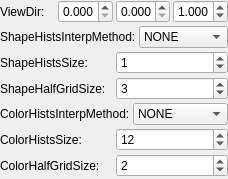
             <widget class="QWidget" name="scrollAreaWidgetContents_2">
              <property name="geometry">
               <rect>
                <x>0</x>
                <y>0</y>
                <width>228</width>
                <height>179</height>
               </rect>
              </property>
              <layout class="QVBoxLayout" name="verticalLayout_8">
               <property name="spacing">
                <number>3</number>
               </property>
               <property name="leftMargin">
                <number>0</number>
               </property>
               <property name="topMargin">
                <number>0</number>
               </property>
               <property name="rightMargin">
                <number>0</number>
               </property>
               <property name="bottomMargin">
                <number>0</number>
               </property>
               <item>
                <layout class="QHBoxLayout" name="horizontalLayout_11">
                 <property name="spacing">
                  <number>3</number>
                 </property>
                 <property name="topMargin">
                  <number>0</number>
                 </property>
                 <property name="bottomMargin">
                  <number>0</number>
                 </property>
                 <item>
                  <widget class="QLabel" name="label_10">
                   <property name="text">
                    <string>ViewDir: </string>
                   </property>
                  </widget>
                 </item>
                 <item>
                  <widget class="QDoubleSpinBox" name="dspin_vx2">
                   <property name="sizePolicy">
                    <sizepolicy hsizetype="Ignored" vsizetype="Fixed">
                     <horstretch>0</horstretch>
                     <verstretch>0</verstretch>
                    </sizepolicy>
                   </property>
                   <property name="decimals">
                    <number>3</number>
                   </property>
                   <property name="maximum">
                    <double>99999.000000000000000</double>
                   </property>
                  </widget>
                 </item>
                 <item>
                  <widget class="QDoubleSpinBox" name="dspin_vy2">
                   <property name="sizePolicy">
                    <sizepolicy hsizetype="Ignored" vsizetype="Fixed">
                     <horstretch>0</horstretch>
                     <verstretch>0</verstretch>
                    </sizepolicy>
                   </property>
                   <property name="decimals">
                    <number>3</number>
                   </property>
                   <property name="maximum">
                    <double>99999.000000000000000</double>
                   </property>
                  </widget>
                 </item>
                 <item>
                  <widget class="QDoubleSpinBox" name="dspin_vz2">
                   <property name="sizePolicy">
                    <sizepolicy hsizetype="Ignored" vsizetype="Fixed">
                     <horstretch>0</horstretch>
                     <verstretch>0</verstretch>
                    </sizepolicy>
                   </property>
                   <property name="decimals">
                    <number>3</number>
                   </property>
                   <property name="maximum">
                    <double>99999.000000000000000</double>
                   </property>
                   <property name="value">
                    <double>1.000000000000000</double>
                   </property>
                  </widget>
                 </item>
                </layout>
               </item>
               <item>
                <layout class="QHBoxLayout" name="horizontalLayout_14">
                 <item>
                  <widget class="QLabel" name="label_13">
                   <property name="text">
                    <string>ShapeHistsInterpMethod:</string>
                   </property>
                  </widget>
                 </item>
                 <item>
                  <widget class="QComboBox" name="cbox_interp2">
                   <property name="sizePolicy">
                    <sizepolicy hsizetype="Ignored" vsizetype="Fixed">
                     <horstretch>0</horstretch>
                     <verstretch>0</verstretch>
                    </sizepolicy>
                   </property>
                   <item>
                    <property name="text">
                     <string>NONE</string>
                    </property>
                   </item>
                   <item>
                    <property name="text">
                     <string>TRILINEAR</string>
                    </property>
                   </item>
                   <item>
                    <property name="text">
                     <string>QUADRILINEAR</string>
                    </property>
                   </item>
                  </widget>
                 </item>
                </layout>
               </item>
               <item>
                <layout class="QHBoxLayout" name="horizontalLayout_15">
                 <item>
                  <widget class="QLabel" name="label_14">
                   <property name="text">
                    <string>ShapeHistsSize: </string>
                   </property>
                  </widget>
                 </item>
                 <item>
                  <widget class="QSpinBox" name="spin_shs2">
                   <property name="maximum">
                    <number>99999</number>
                   </property>
                   <property name="value">
                    <number>1</number>
                   </property>
                  </widget>
                 </item>
                </layout>
               </item>
               <item>
                <layout class="QHBoxLayout" name="horizontalLayout_16">
                 <item>
                  <widget class="QLabel" name="label_15">
                   <property name="text">
                    <string>ShapeHalfGridSize: </string>
                   </property>
                  </widget>
                 </item>
                 <item>
                  <widget class="QSpinBox" name="spin_shgs2">
                   <property name="maximum">
                    <number>99999</number>
                   </property>
                   <property name="value">
                    <number>3</number>
                   </property>
                  </widget>
                 </item>
                </layout>
               </item>
               <item>
                <layout class="QHBoxLayout" name="horizontalLayout_17">
                 <item>
                  <widget class="QLabel" name="label_16">
                   <property name="text">
                    <string>ColorHistsInterpMethod:</string>
                   </property>
                  </widget>
                 </item>
                 <item>
                  <widget class="QComboBox" name="cbox_cinterp">
                   <property name="sizePolicy">
                    <sizepolicy hsizetype="Ignored" vsizetype="Fixed">
                     <horstretch>0</horstretch>
                     <verstretch>0</verstretch>
                    </sizepolicy>
                   </property>
                   <item>
                    <property name="text">
                     <string>NONE</string>
                    </property>
                   </item>
                   <item>
                    <property name="text">
                     <string>TRILINEAR</string>
                    </property>
                   </item>
                   <item>
                    <property name="text">
                     <string>QUADRILINEAR</string>
                    </property>
                   </item>
                  </widget>
                 </item>
                </layout>
               </item>
               <item>
                <layout class="QHBoxLayout" name="horizontalLayout_18">
                 <item>
                  <widget class="QLabel" name="label_17">
                   <property name="text">
                    <string>ColorHistsSize: </string>
                   </property>
                  </widget>
                 </item>
                 <item>
                  <widget class="QSpinBox" name="spin_chs">
                   <property name="maximum">
                    <number>99999</number>
                   </property>
                   <property name="value">
                    <number>12</number>
                   </property>
                  </widget>
                 </item>
                </layout>
               </item>
               <item>
                <layout class="QHBoxLayout" name="horizontalLayout_19">
                 <item>
                  <widget class="QLabel" name="label_18">
                   <property name="text">
                    <string>ColorHalfGridSize: </string>
                   </property>
                  </widget>
                 </item>
                 <item>
                  <widget class="QSpinBox" name="spin_chgs">
                   <property name="maximum">
                    <number>99999</number>
                   </property>
                   <property name="value">
                    <number>2</number>
                   </property>
                  </widget>
                 </item>
                </layout>
               </item>
               <item>
                <spacer name="verticalSpacer_4">
                 <property name="orientation">
                  <enum>Qt::Vertical</enum>
                 </property>
                 <property name="sizeHint" stdset="0">
                  <size>
                   <width>20</width>
                   <height>40</height>
                  </size>
                 </property>
                </spacer>
               </item>
              </layout>
             </widget>
